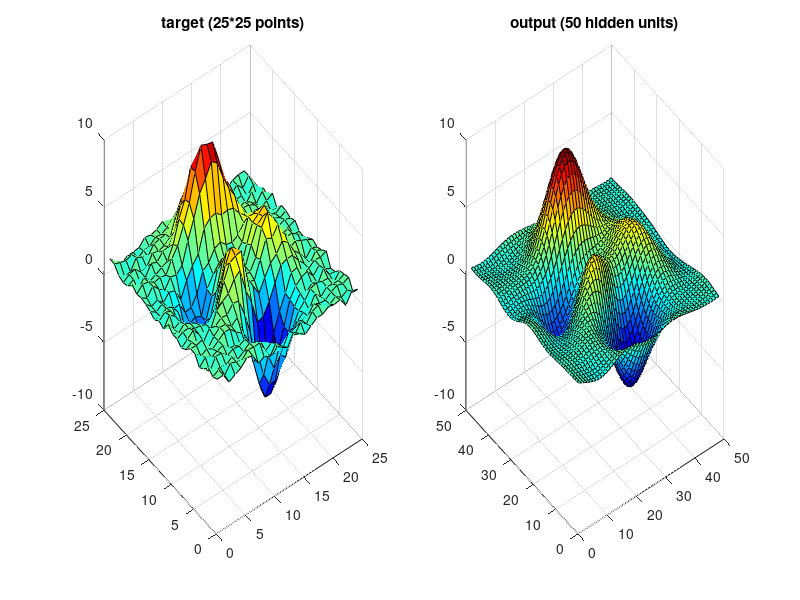

Recreate this plot in MATLAB.
% aproximate one dimensional results with RBF network 
clear all;
close all;

UNIT_COUNT = 50;
NOISE = 1;

fig = figure();

T = peaks(25);
%add noise 
T = T + rand(size(T)) * NOISE;
subplot(1,2,1);
surf(T);
colormap(jet);
title('target (25*25 points)');

[x,y] = meshgrid(1:size(T,1),1:size(T,2));
X = [y(:) x(:)];

% train the gaussians weights
[idx,mu,~,d] = kmeans(X,UNIT_COUNT);
sigma = var(d).^(1/9);

for j=1:size(mu,1)
    mu_all = repmat(mu(j,:),length(X),1);
    distance = sum((X' - mu_all').^2);
    phi(j,:) = exp(- distance' / (2*sigma(j).^2));
end

phi = phi';
phi = [ones(size(phi,1),1) phi];

%train output layer weigts 
V = pinv(phi) * T(:);

%plot the output for another input set
[x,y] = meshgrid(1:0.5:size(T,1),1:0.5:size(T,2));
X = [y(:) x(:)];

phi = [];

for j=1:size(mu,1)
    mu_all = repmat(mu(j,:),length(X),1);
    distance = sum((X' - mu_all').^2);
    phi(j,:) = exp(- distance' / (2*sigma(j).^2));
end

phi = phi';
phi = [ones(size(phi,1),1) phi];

Y = phi * V;
Y =  reshape(Y,size(x,1),size(y,1)) ;

subplot(1,2,2);
surf(Y);
colormap(jet);
title(sprintf('output (%d hidden units)',length(mu)));